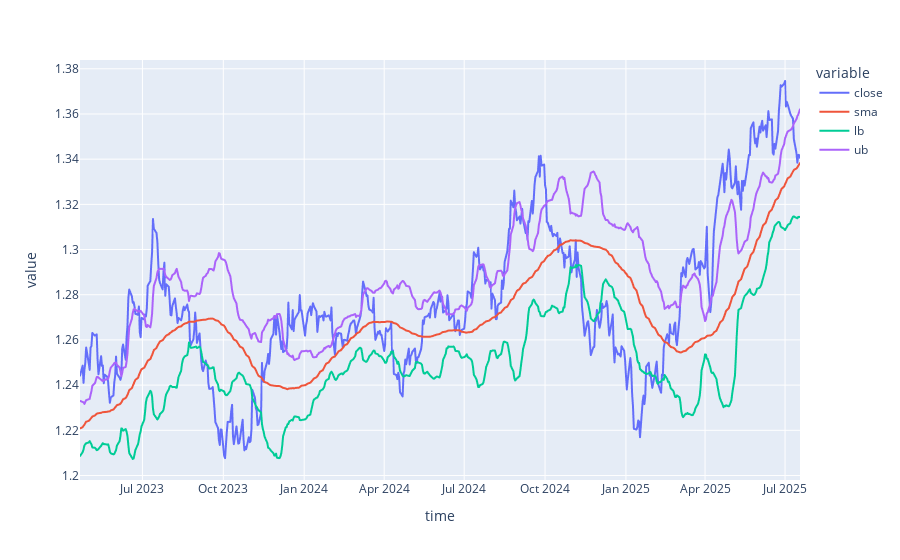

This figure's notebook cell:
### Code cell
# plotting close prices with bollinger bands
fig = px.line(df, x='time', y=['close', 'sma', 'lb', 'ub'])
fig

### Figure 1 — Plotly figure (JSON) as saved in the notebook; plotly's stock layout.template omitted (floating-point values rounded to 4 significant figures; data arrays with more than 128 entries replaced by an {"elided": "..."} marker saying what was removed)
{"data": [{"hovertemplate": "variable=close<br>time=%{x}<br>value=%{y}<extra></extra>", "legendgroup": "close", "line": {"color": "#636efa", "dash": "solid"}, "marker": {"symbol": "circle"}, "mode": "lines", "name": "close", "showlegend": true, "type": "scattergl", "x": {"elided": "582 str values"}, "xaxis": "x", "y": {"elided": "582 float values"}, "yaxis": "y"}, {"hovertemplate": "variable=sma<br>time=%{x}<br>value=%{y}<extra></extra>", "legendgroup": "sma", "line": {"color": "#EF553B", "dash": "solid"}, "marker": {"symbol": "circle"}, "mode": "lines", "name": "sma", "showlegend": true, "type": "scattergl", "x": {"elided": "582 str values"}, "xaxis": "x", "y": {"elided": "582 float values"}, "yaxis": "y"}, {"hovertemplate": "variable=lb<br>time=%{x}<br>value=%{y}<extra></extra>", "legendgroup": "lb", "line": {"color": "#00cc96", "dash": "solid"}, "marker": {"symbol": "circle"}, "mode": "lines", "name": "lb", "showlegend": true, "type": "scattergl", "x": {"elided": "582 str values"}, "xaxis": "x", "y": {"elided": "582 float values"}, "yaxis": "y"}, {"hovertemplate": "variable=ub<br>time=%{x}<br>value=%{y}<extra></extra>", "legendgroup": "ub", "line": {"color": "#ab63fa", "dash": "solid"}, "marker": {"symbol": "circle"}, "mode": "lines", "name": "ub", "showlegend": true, "type": "scattergl", "x": {"elided": "582 str values"}, "xaxis": "x", "y": {"elided": "582 float values"}, "yaxis": "y"}], "layout": {"legend": {"title": {"text": "variable"}, "tracegroupgap": 0}, "margin": {"t": 60}, "xaxis": {"anchor": "y", "domain": [0, 1], "title": {"text": "time"}}, "yaxis": {"anchor": "x", "domain": [0, 1], "title": {"text": "value"}}}}
